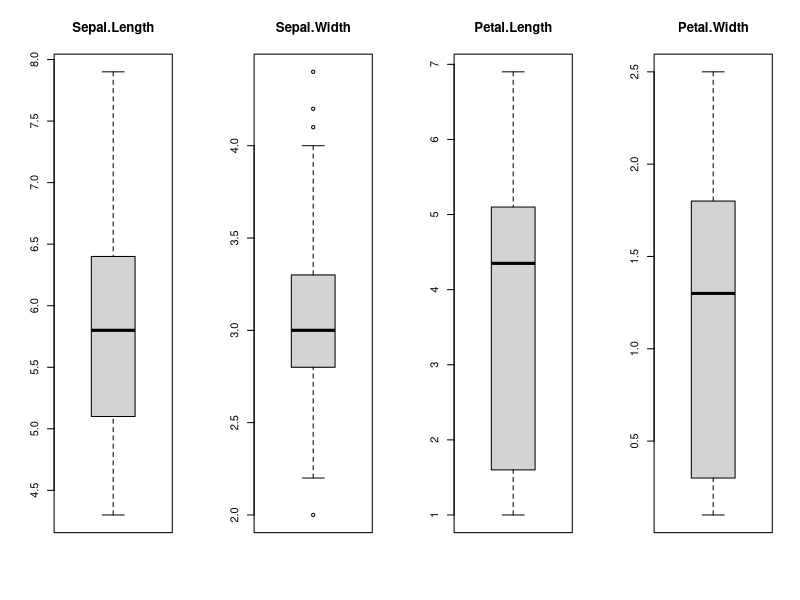
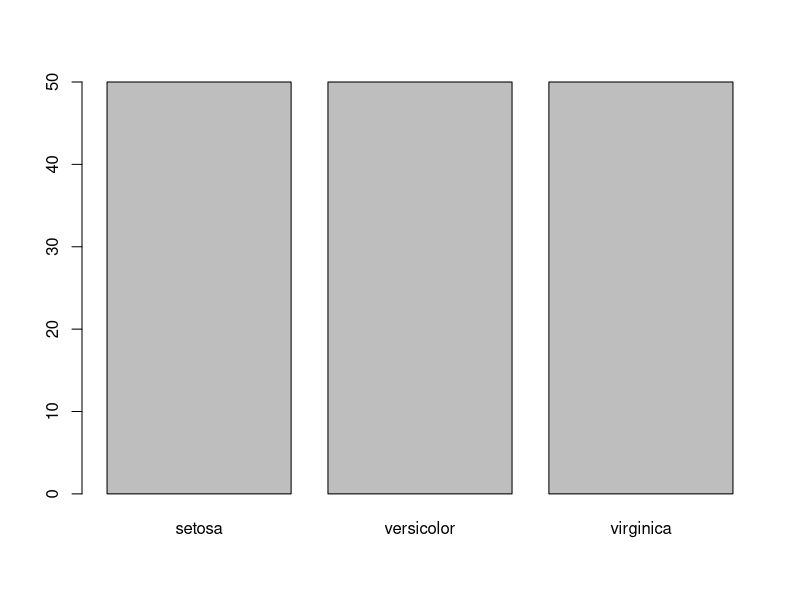
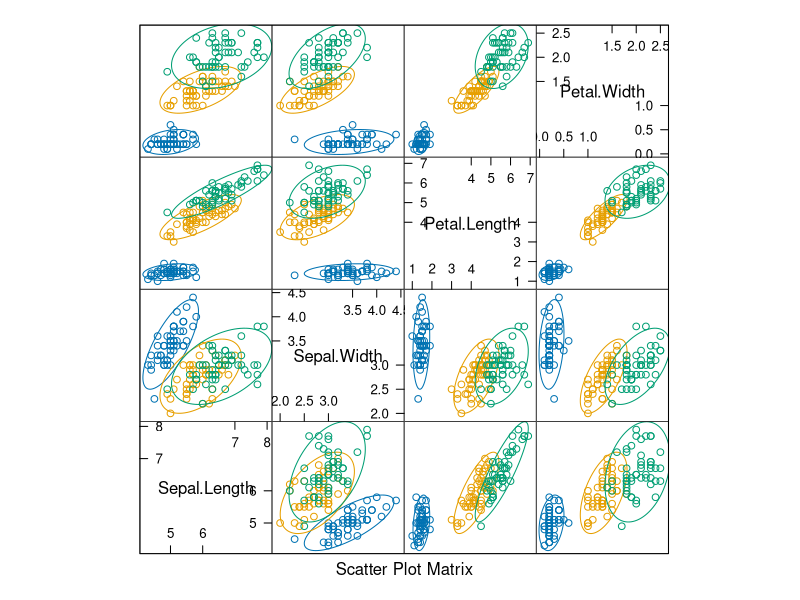
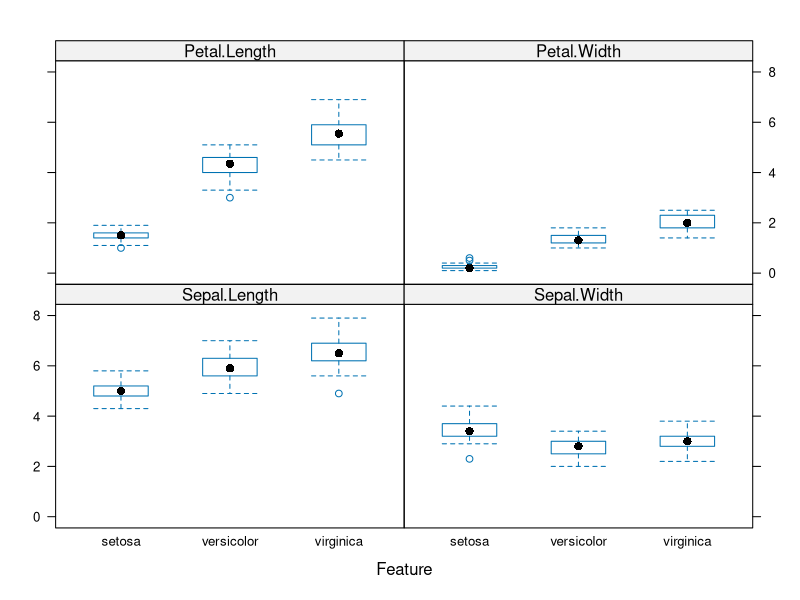
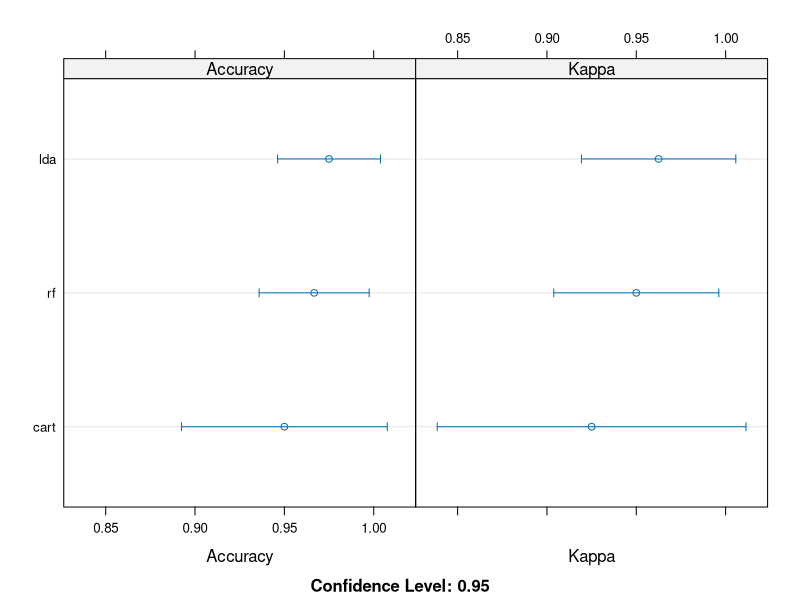

Reproduce these figures in R, in order.
## ---- chunk 1
library(caret)
#1.数据获取：鸢尾花数据集
data("iris")
iris.data <- iris
#2.1数据探索
str(iris.data)
head(iris.data)
summary(iris.data)  #查看数据集摘要信息
attach(iris.data)
percentage <- prop.table(table(Species))*100
freq <-table(Species)
cbind(freq,percentage)
#2.2可视化描述,理解变量分布
#2.2.1单变量可视化
##花瓣和花萼四个数值变量分布情况的箱线图
input.val <- iris.data[,1:4]
par(mfrow=c(1,4))
for(i in 1:4){
  boxplot(input.val[,i],main=names(iris.data)[i])
}
##因子变量直方图
par(mfrow=c(1,1))
output.val <- iris.data[,5]
plot(output.val)
#2.2.2多变量可视化--caret包featurePlot绘图
library(ellipse)
featurePlot(x=input.val,y=output.val,plot="ellipse")
featurePlot(x=input.val, y=output.val, plot = 'box')
#3.数据分析：训练集和测试集
#获取原数据集的80%的行索引号,返回行索引的0.8N*1的Resample1矩阵
validation.index <- createDataPartition(iris.data$Species, p=0.80, list=FALSE)
head(validation.index)
#构建80%训练集和20%的测试集
train.data <-iris.data[validation.index,]
validation.data <- iris.data[-validation.index,]
#4.建模
#4.1交叉验证：分为K-fold、留一验证，目的选择最优模型
control <- trainControl(method = 'cv',number = 10) #10-fold Cross-Validation
metric <-"Accuracy"
#4.2构建模型-分类算法选择
#LDA线性判别分类，CART分类与回归树，RF随机森林
#(1)线性算法：e1071包
library(e1071)
set.seed(7)
lda.model <- train(Species~.,data = train.data,method="lda",metric=metric,trControl=control)
#(2)非线性算法
library(rpart)
set.seed(7)
cart.model <- train(Species~., data=train.data, method="rpart", metric=metric, trControl=control)
#(3)Random Forest
library(randomForest)
set.seed(7)
rf.model <- train(Species~., data=train.data, method="rf", metric=metric, trControl=control)
#5 模型评估:选择最优算法
results.model <- resamples(list(lda=lda.model, cart=cart.model, rf=rf.model))
str(results.model)
summary(results.model)
dotplot(results.model)
#6 模型应用
#lda算法运用
pred.result <- predict(lda.model, validation.data)
#混淆矩阵评价分类效果：总体分类精度、Kappa系数
confusionMatrix(pred.result, validation.data$Species)
